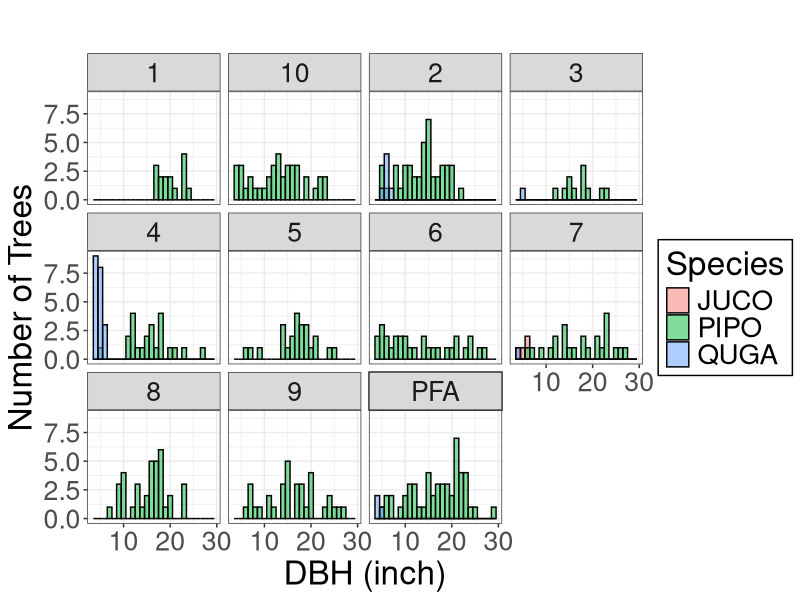
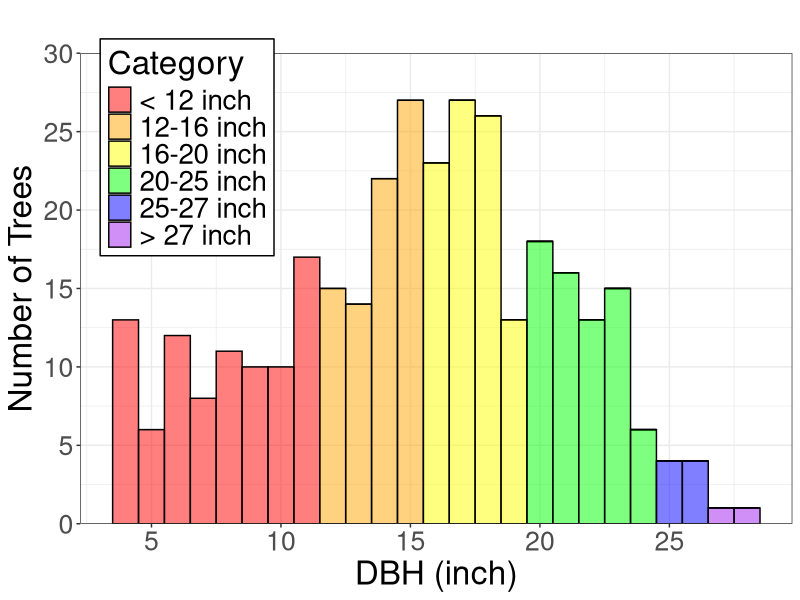
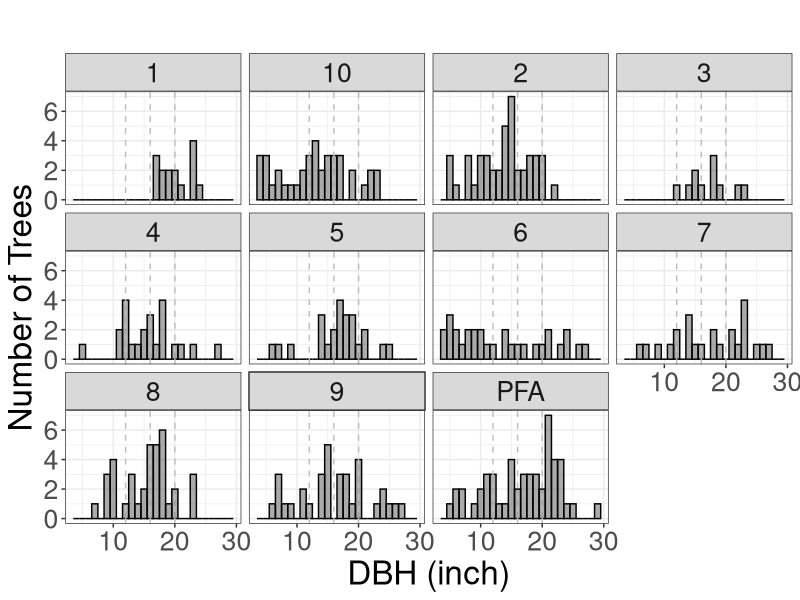
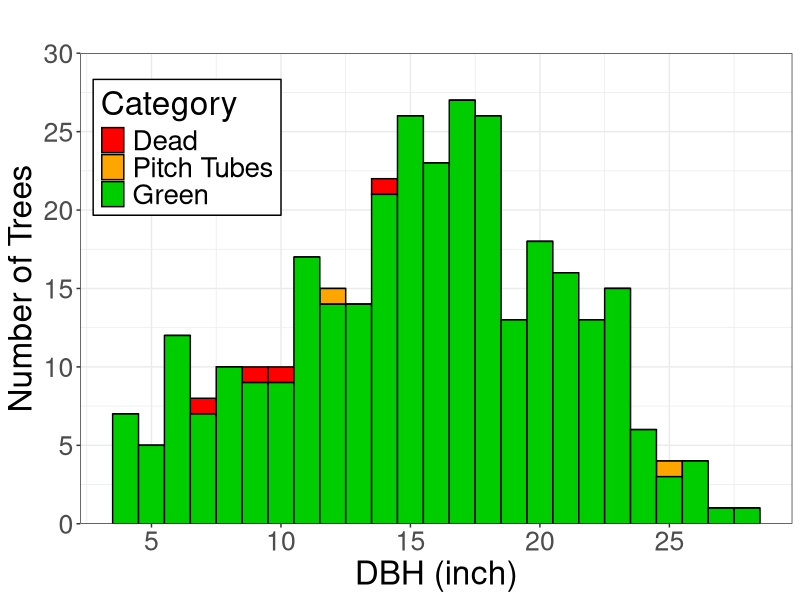
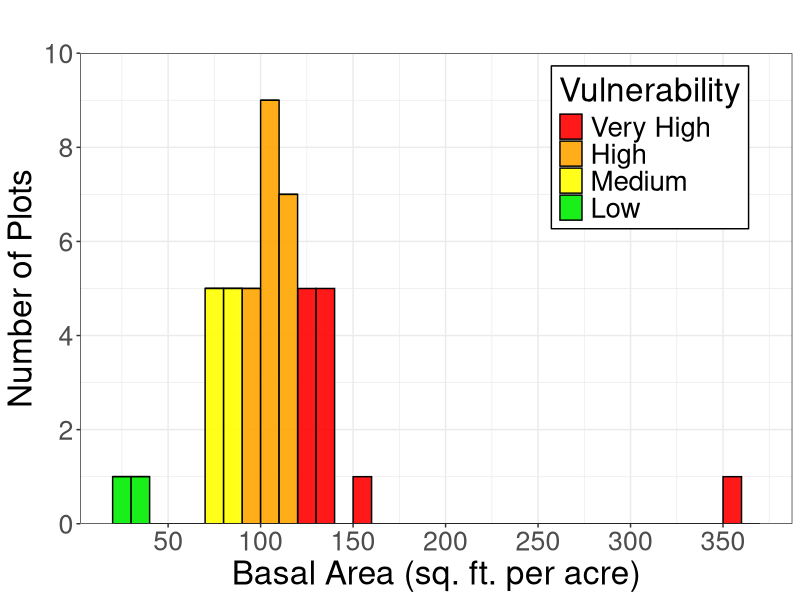
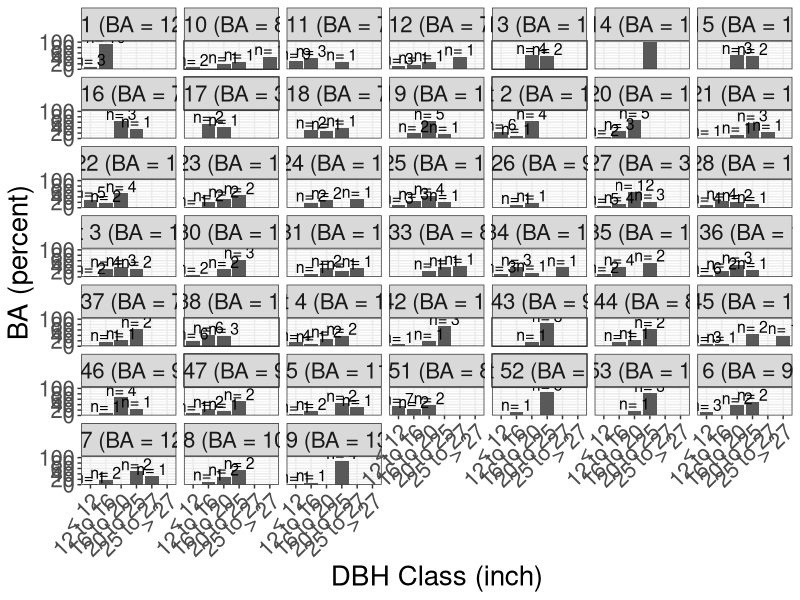
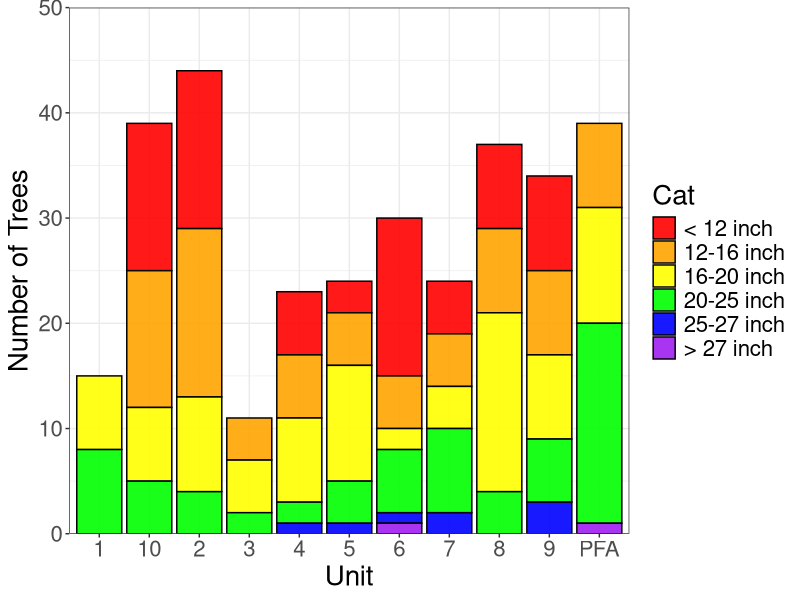
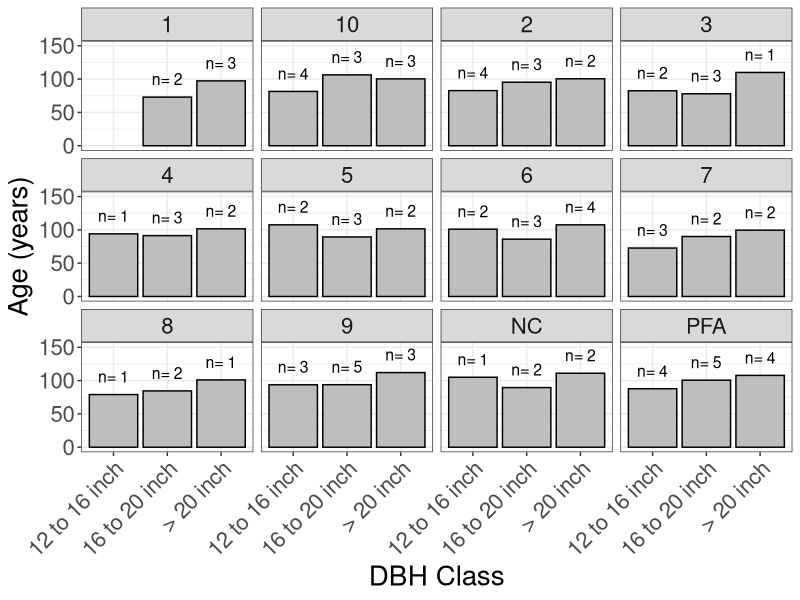

Reproduce these figures in R, in order.
###Lonepine analysis folder###
setwd("/Users/wksmith/Rworkspace/MSI_Lone_Pine")

#Packages####################################################################
library(tidyverse)
library(ggpubr)
library(RColorBrewer)

##########################################################################################################
#Read Salter
salter2023 = read_csv("CSV2023_forR/Salter_2023_overstory_clean.csv")
salter_PIPO_2023=subset(salter2023, Species=="PIPO")
#All Species
ggplot(salter2023, aes(x = DBH, fill = Species)) +
  geom_histogram(alpha=0.5, color='black',binwidth=1, position="identity") +
  facet_wrap(~Unit)+
  scale_y_continuous("Number of Trees") +
  scale_x_continuous("DBH (inch)") +
  theme_bw() +
  labs(fill = "Species",title = "") +
  theme(legend.text=element_text(size=20),legend.title=element_text(size=24)) +
  theme(legend.background = element_rect(linetype="solid", colour ="black"))+
  theme(text = element_text(size = 24))
ggsave(paste('Figures/Salter_DBH_2023.png',sep=''),dpi=300,width=250,height=200,units='mm')

#PIPO
ggplot(salter_PIPO_2023, aes(x = floor(DBH),fill=DIA_CLASS)) +
  geom_histogram(alpha=0.5, color='black',binwidth=1, position="stack") +
  scale_y_continuous("Number of Trees",expand = c(0, 0), limits = c(0, 30),breaks=c(0,5,10,15,20,25,30)) +
  scale_x_continuous("DBH (inch)",breaks=seq(0,40,5)) +
  scale_fill_manual(values=c('red','orange','yellow','green','blue','purple'),labels=c('< 12 inch', '12-16 inch', '16-20 inch','20-25 inch','25-27 inch','> 27 inch'))+
  theme_bw() +
  labs(fill = "Category",title = "") +
  theme(legend.position = c(.15,.8),legend.text=element_text(size=20),legend.title=element_text(size=24)) +
  theme(legend.background = element_rect(linetype="solid", colour ="black"))+
  theme(text = element_text(size = 24))
ggsave(paste('Figures/Salter_PIPO_DBH_2023.png',sep=''),dpi=300,width=250,height=200,units='mm')

ggplot(salter_PIPO_2023, aes(x = DBH)) +
  geom_histogram(alpha=0.5, color='black',binwidth=1, position="identity") +
  facet_wrap(~Unit)+
  scale_y_continuous("Number of Trees") +
  geom_vline(xintercept = c(12,16,20),linetype = "dashed",color='gray')+
  scale_x_continuous("DBH (inch)") +
  theme_bw() +
  labs(fill = "",title = "") +
  theme(legend.position = c(.8,.8),legend.text=element_text(size=20),legend.title=element_text(size=24)) +
  theme(legend.background = element_rect(linetype="solid", colour ="black"))+
  theme(text = element_text(size = 24))
ggsave(paste('Figures/Salter_PIPO_DBH_2023_byUnit.png',sep=''),dpi=300,width=250,height=200,units='mm')

#Summarize Beetle
salter_PIPO_Beetle_2023=subset(salter_PIPO_2023, !is.na(Beetle))
salter_PIPO_Beetle_2023$Beetle2 <- factor(salter_PIPO_Beetle_2023$Beetle,levels=c("D","GPT","G"))
ggplot(salter_PIPO_Beetle_2023, aes(x = floor(DBH), fill=Beetle2)) +
  geom_histogram(alpha=1, color='black',binwidth=1, position="stack") +
  scale_fill_manual(values=c("red","orange","green3"),labels=c('Dead', 'Pitch Tubes', 'Green'))+
  scale_y_continuous("Number of Trees",expand = c(0, 0), limits = c(0, 30),breaks=c(0,5,10,15,20,25,30)) +
  scale_x_continuous("DBH (inch)",breaks=seq(0,40,5)) +
  theme_bw() +
  labs(fill = "Category",title = "") +
  theme(legend.position = c(.15,.8),legend.text=element_text(size=20),legend.title=element_text(size=24)) +
  theme(legend.background = element_rect(linetype="solid", colour ="black"))+
  theme(text = element_text(size = 24))
ggsave(paste('Figures/Salter_PIPO_DBH_Beetle_2023.png',sep=''),dpi=300,width=250,height=200,units='mm')

#Summarize BA
salter_BA = salter_PIPO_2023 %>% group_by(Plot) %>% 
  summarise(N=n(),BA = sum(BA,na.rm=T)*10,Cat=NA)
salter_BA$Cat[which(salter_BA$BA>=120)]='Very High'
salter_BA$Cat[which(salter_BA$BA>=90 & salter_BA$BA<120)]='High'
salter_BA$Cat[which(salter_BA$BA>=70 & salter_BA$BA<90)]='Medium'
salter_BA$Cat[which(salter_BA$BA<70)]='Low'
salter_BA$Cat2 <- factor(salter_BA$Cat,levels=c("Very High","High","Medium","Low"))

ggplot(salter_BA, aes(x = BA,fill=Cat2)) +
  geom_histogram(alpha=0.9, color='black',breaks=seq(20,370,10),binwidth=10, position="stack") +
  scale_fill_manual(values=c("red","orange","yellow","green2"))+
  scale_y_continuous("Number of Plots",expand = c(0, 0), limits = c(0, 10),breaks=c(0,2,4,6,8,10)) +
  scale_x_continuous("Basal Area (sq. ft. per acre)",breaks=c(0,50,100,150,200,250,300,350)) +
  theme_bw() +
  labs(fill = "Vulnerability",title = "") +
  theme(legend.position = c(.8,.8),legend.text=element_text(size=20),legend.title=element_text(size=24)) +
  theme(legend.background = element_rect(linetype="solid", colour ="black"))+
  theme(text = element_text(size = 24))
ggsave(paste('Figures/Salter_PIPO_BA_2023_byPlot.png',sep=''),dpi=300,width=250,height=200,units='mm')

#Summarize Percent BA by Plot
salter_PIPO_A = subset(salter_PIPO_2023, DIA_CLASS == 'A')
salter_Stat_A = salter_PIPO_A %>% group_by(Plot) %>% 
  summarise(Cat='A',N=n(),DBH_mean = mean(DBH,na.rm=T),BA_sum = mean(PLOT_BA,na.rm=T), PER_BA_sum = sum(PER_BA,na.rm=T))
salter_PIPO_B = subset(salter_PIPO_2023, DIA_CLASS == 'B')
salter_Stat_B = salter_PIPO_B %>% group_by(Plot) %>% 
  summarise(Cat='B',N=n(),DBH_mean = mean(DBH,na.rm=T),BA_sum = mean(PLOT_BA,na.rm=T),PER_BA_sum = sum(PER_BA,na.rm=T))
salter_PIPO_C = subset(salter_PIPO_2023, DIA_CLASS == 'C')
salter_Stat_C = salter_PIPO_C %>% group_by(Plot) %>% 
  summarise(Cat='C',N=n(),DBH_mean = mean(DBH,na.rm=T),BA_sum = mean(PLOT_BA,na.rm=T),PER_BA_sum = sum(PER_BA,na.rm=T))
salter_PIPO_D = subset(salter_PIPO_2023, DIA_CLASS == 'D')
salter_Stat_D = salter_PIPO_D %>% group_by(Plot) %>% 
  summarise(Cat='D',N=n(),DBH_mean = mean(DBH,na.rm=T),BA_sum = mean(PLOT_BA,na.rm=T),PER_BA_sum = sum(PER_BA,na.rm=T))
salter_PIPO_E = subset(salter_PIPO_2023, DIA_CLASS == 'E')
salter_Stat_E = salter_PIPO_E %>% group_by(Plot) %>% 
  summarise(Cat='E',N=n(),DBH_mean = mean(DBH,na.rm=T),BA_sum = mean(PLOT_BA,na.rm=T),PER_BA_sum = sum(PER_BA,na.rm=T))
salter_PIPO_F = subset(salter_PIPO_2023, DIA_CLASS == 'F')
salter_Stat_F = salter_PIPO_F %>% group_by(Plot) %>% 
  summarise(Cat='F',N=n(),DBH_mean = mean(DBH,na.rm=T),BA_sum = mean(PLOT_BA,na.rm=T),PER_BA_sum = sum(PER_BA,na.rm=T))
#Combine
salter_Stat_All <- rbind(salter_Stat_A,salter_Stat_B,salter_Stat_C,salter_Stat_D,salter_Stat_E,salter_Stat_F)
salter_Stat_All$Plot2 <- paste0("Plot ",salter_Stat_All$Plot," (BA = ",round(salter_Stat_All$BA_sum,1),")")

ggplot(salter_Stat_All, aes(x = Cat, y = PER_BA_sum*100)) +
  geom_bar(stat="identity",position=position_dodge()) +
  facet_wrap(~Plot2)+
  geom_text(aes(label=paste("n=",N)), vjust=-0.1, color="black", size=4)+
  labs(y = "BA (percent)", x = "DBH Class (inch)")+
  scale_y_continuous(expand = c(0, 0),limits = c(0,105),breaks=c(0,20,40,60,80,100)) +
  scale_x_discrete(labels=c('< 12','12 to 16', '16 to 20','20 to 25','25 to 27','> 27'),guide = guide_axis(angle = 45))+
  theme_bw() +
  theme(text = element_text(size = 20))
ggsave(paste('Figures/Salter_PIPO_BApercent_DBHClasses_2023.png',sep=''),dpi=300,width=400,height=300,units='mm')

#Summarize DBH Class by Unit
salter_Stat_A = salter_PIPO_A %>% group_by(Unit) %>% 
  summarise(Cat='A',N=n(),DBH_mean = mean(DBH,na.rm=T),BA_sum = mean(PLOT_BA,na.rm=T))
salter_PIPO_B = subset(salter_PIPO_2023, DIA_CLASS == 'B')
salter_Stat_B = salter_PIPO_B %>% group_by(Unit) %>% 
  summarise(Cat='B',N=n(),DBH_mean = mean(DBH,na.rm=T),BA_sum = mean(PLOT_BA,na.rm=T))
salter_PIPO_C = subset(salter_PIPO_2023, DIA_CLASS == 'C')
salter_Stat_C = salter_PIPO_C %>% group_by(Unit) %>% 
  summarise(Cat='C',N=n(),DBH_mean = mean(DBH,na.rm=T),BA_sum = mean(PLOT_BA,na.rm=T))
salter_PIPO_D = subset(salter_PIPO_2023, DIA_CLASS == 'D')
salter_Stat_D = salter_PIPO_D %>% group_by(Unit) %>% 
  summarise(Cat='D',N=n(),DBH_mean = mean(DBH,na.rm=T),BA_sum = mean(PLOT_BA,na.rm=T))
salter_PIPO_E = subset(salter_PIPO_2023, DIA_CLASS == 'E')
salter_Stat_E = salter_PIPO_E %>% group_by(Unit) %>% 
  summarise(Cat='E',N=n(),DBH_mean = mean(DBH,na.rm=T),BA_sum = mean(PLOT_BA,na.rm=T))
salter_PIPO_F = subset(salter_PIPO_2023, DIA_CLASS == 'F')
salter_Stat_F = salter_PIPO_F %>% group_by(Unit) %>% 
  summarise(Cat='F',N=n(),DBH_mean = mean(DBH,na.rm=T),BA_sum = mean(PLOT_BA,na.rm=T))
#Combine
salter_Stat_All <- rbind(salter_Stat_A,salter_Stat_B,salter_Stat_C,salter_Stat_D,salter_Stat_E,salter_Stat_F)
ggplot(salter_Stat_All, aes(fill = Cat, x = Unit, y = N)) +
  geom_bar(position="stack", stat="identity",alpha=0.9, color='black') +
  labs(y = "Number of Trees", x = "Unit")+
  scale_y_continuous(expand = c(0, 0),limits = c(0,50),breaks=c(0,10,20,30,40,50)) +
  #scale_x_discrete(labels=c('< 12','12 to 16', '16 to 20','20 to 25','25 to 27','> 27'),guide = guide_axis(angle = 45))+
  scale_fill_manual(values=c('red','orange','yellow','green','blue','purple'),labels=c('< 12 inch', '12-16 inch', '16-20 inch','20-25 inch','25-27 inch','> 27 inch'))+
  theme_bw() +
  theme(text = element_text(size = 20))
ggsave(paste('Figures/Salter_PIPO_Trees_byClass_2023.png',sep=''),dpi=300,width=300,height=200,units='mm')

#Summarize Age
salterTable2023 = read_csv("CSV2023_forR/SALTER_2023_OVERSTORY_TABLE.csv")
salterStat_AgeMean = salterTable2023 %>% group_by(Unit) %>% 
    summarise(Age12_mean = mean(Age_12,na.rm=T),Age16_mean = mean(Age_16,na.rm=T),Age20_mean = mean(Age_20,na.rm=T))
salterStat_AgeMean = subset(salterStat_AgeMean, !is.na(Unit))
salterStat_AgeN = salterTable2023 %>% group_by(Unit) %>% 
  summarise(Age12_n = sum(!is.na(Age_12)),Age16_n = sum(!is.na(Age_16)),Age20_n = sum(!is.na(Age_20)))
salterStat_AgeN = subset(salterStat_AgeN, !is.na(Unit))
salterStat_DBHMean = salterTable2023 %>% group_by(Unit) %>% 
  summarise(DBH12_mean = mean(DBH_12,na.rm=T),DBH16_mean = mean(DBH_16,na.rm=T),DBH20_mean = mean(DBH_20,na.rm=T))
salterStat_DBHMean = subset(salterStat_DBHMean, !is.na(Unit))

salterStat_AgeMean_long <- salterStat_AgeMean %>% pivot_longer(cols = 2:4,
                                       names_to = "Index", 
                                       values_to = "AGE")
salterStat_DBHMean_long <- salterStat_DBHMean %>% pivot_longer(cols = 2:4,
                                       names_to = "Index",
                                       values_to = "DBH")
salterStat_AgeN_long <- salterStat_AgeN %>% pivot_longer(cols = 2:4,
                                       names_to = "Index", 
                                       values_to = "N")
salterStat_long <- cbind(salterStat_AgeN_long,salterStat_AgeMean_long$AGE,salterStat_DBHMean_long$DBH)
colnames(salterStat_long) <- c('Unit','Index','N','Age','DBH')

ggplot(salterStat_long, aes(x = Index, y = Age)) +
  geom_bar(stat="identity",position=position_dodge(),fill='gray',color='black') +
  facet_wrap(~Unit)+
  geom_text(aes(label=paste("n=",N)), vjust=-1, color="black", size=4)+
  labs(y = "Age (years)", x = "DBH Class")+
  scale_y_continuous(limits = c(0,150)) +
  scale_x_discrete(labels=c('12 to 16 inch', '16 to 20 inch', '> 20 inch'),guide = guide_axis(angle = 45))+
  theme_bw() +
  theme(text = element_text(size = 20))
ggsave(paste('Figures/Salter_PIPO_DBH_Age_Classes_2023.png',sep=''),dpi=300,width=250,height=200,units='mm')

ggplot(salterStat_long, aes(x=DBH, y=Age)) +
  geom_point(size=3)+
  geom_smooth(method=lm, color="black")+
  stat_cor() +
  labs(x='DBH (inch)',y='Age (year)')+
  theme_bw()+
  theme(legend.position = c(0.8, 0.2),legend.title = element_blank(),legend.text=element_text(size=16)) +
  theme(text = element_text(size = 20))
ggsave(paste('Figures/Salter_PIPO_DBH_Age_Regression_2023.png',sep=''),dpi=300,width=250,height=200,units='mm')


